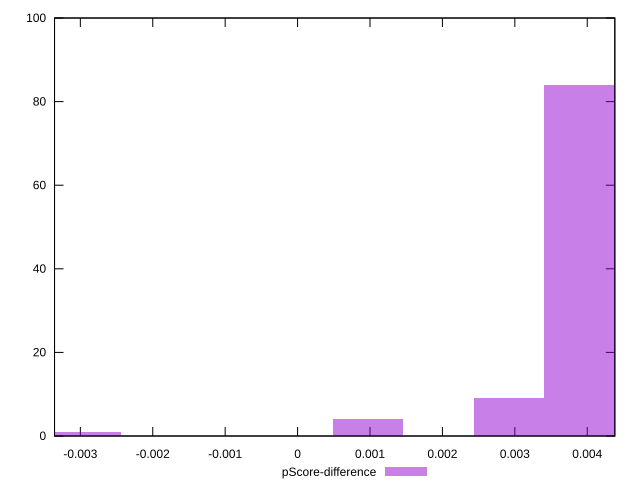

Recreate this plot in gnuplot.
reset

$pScoreDifference <<EOF
0.003893815769269115 84
0.0009734539423172788 4
0.0029203618269518362 9
-0.0029203618269518362 1
0.0048672697115863936 2
EOF

set key outside below
set boxwidth 0.0009734539423172788
set xrange [-0.0033563698241416973:0.004380835832099583]
set yrange [0:100]
set trange [0:100]
set style fill transparent solid 0.5 noborder
set terminal svg size 640, 490 enhanced background rgb 'white'
set output "report_00015_2021-02-09T16-11-33.973Z/cumulative-layout-shift/samples/pages+cached+noadtech+nomedia/pScore-difference/histogram.svg"

plot $pScoreDifference title "pScore-difference" with boxes

reset
